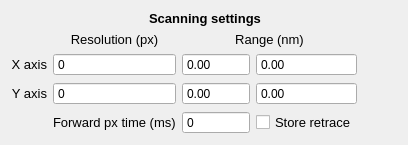
         <widget class="QWidget" name="Confocal">
          <attribute name="title">
           <string>Confocal</string>
          </attribute>
          <layout class="QGridLayout" name="gridLayout_16">
           <item row="0" column="0">
            <layout class="QGridLayout" name="gridLayout_15">
             <item row="4" column="2">
              <widget class="QSpinBox" name="fwpxTimeConf">
               <property name="sizePolicy">
                <sizepolicy hsizetype="Expanding" vsizetype="Fixed">
                 <horstretch>0</horstretch>
                 <verstretch>0</verstretch>
                </sizepolicy>
               </property>
               <property name="buttonSymbols">
                <enum>QAbstractSpinBox::NoButtons</enum>
               </property>
               <property name="accelerated">
                <bool>true</bool>
               </property>
               <property name="keyboardTracking">
                <bool>false</bool>
               </property>
               <property name="maximum">
                <number>5000</number>
               </property>
              </widget>
             </item>
             <item row="4" column="3">
              <widget class="QCheckBox" name="storeRetraceConf">
               <property name="font">
                <font>
                 <pointsize>10</pointsize>
                </font>
               </property>
               <property name="accessibleName">
                <string/>
               </property>
               <property name="inputMethodHints">
                <set>Qt::ImhNone</set>
               </property>
               <property name="text">
                <string>Store retrace</string>
               </property>
              </widget>
             </item>
             <item row="3" column="1">
              <widget class="QSpinBox" name="yResolutionConf">
               <property name="buttonSymbols">
                <enum>QAbstractSpinBox::NoButtons</enum>
               </property>
               <property name="accelerated">
                <bool>true</bool>
               </property>
               <property name="keyboardTracking">
                <bool>false</bool>
               </property>
               <property name="maximum">
                <number>5000</number>
               </property>
              </widget>
             </item>
             <item row="4" column="1">
              <widget class="QLabel" name="label_36">
               <property name="font">
                <font>
                 <pointsize>10</pointsize>
                </font>
               </property>
               <property name="text">
                <string>Forward px time (ms)</string>
               </property>
               <property name="alignment">
                <set>Qt::AlignLeading|Qt::AlignLeft|Qt::AlignVCenter</set>
               </property>
              </widget>
             </item>
             <item row="3" column="0">
              <widget class="QLabel" name="label_38">
               <property name="font">
                <font>
                 <pointsize>10</pointsize>
                </font>
               </property>
               <property name="text">
                <string>Y axis</string>
               </property>
               <property name="alignment">
                <set>Qt::AlignRight|Qt::AlignTrailing|Qt::AlignVCenter</set>
               </property>
              </widget>
             </item>
             <item row="3" column="2">
              <widget class="QDoubleSpinBox" name="yMinRangeConf">
               <property name="sizePolicy">
                <sizepolicy hsizetype="Expanding" vsizetype="Fixed">
                 <horstretch>0</horstretch>
                 <verstretch>0</verstretch>
                </sizepolicy>
               </property>
               <property name="buttonSymbols">
                <enum>QAbstractSpinBox::NoButtons</enum>
               </property>
               <property name="accelerated">
                <bool>true</bool>
               </property>
               <property name="keyboardTracking">
                <bool>false</bool>
               </property>
               <property name="maximum">
                <double>100000.000000000000000</double>
               </property>
              </widget>
             </item>
             <item row="1" column="2" colspan="2">
              <widget class="QLabel" name="label_37">
               <property name="sizePolicy">
                <sizepolicy hsizetype="Preferred" vsizetype="Fixed">
                 <horstretch>0</horstretch>
                 <verstretch>0</verstretch>
                </sizepolicy>
               </property>
               <property name="font">
                <font>
                 <pointsize>10</pointsize>
                </font>
               </property>
               <property name="text">
                <string>Range (nm)</string>
               </property>
               <property name="alignment">
                <set>Qt::AlignCenter</set>
               </property>
              </widget>
             </item>
             <item row="2" column="0">
              <widget class="QLabel" name="label_40">
               <property name="font">
                <font>
                 <pointsize>10</pointsize>
                </font>
               </property>
               <property name="text">
                <string>X axis</string>
               </property>
               <property name="alignment">
                <set>Qt::AlignRight|Qt::AlignTrailing|Qt::AlignVCenter</set>
               </property>
              </widget>
             </item>
             <item row="2" column="1">
              <widget class="QSpinBox" name="xResolutionConf">
               <property name="buttonSymbols">
                <enum>QAbstractSpinBox::NoButtons</enum>
               </property>
               <property name="accelerated">
                <bool>true</bool>
               </property>
               <property name="keyboardTracking">
                <bool>false</bool>
               </property>
               <property name="maximum">
                <number>5000</number>
               </property>
              </widget>
             </item>
             <item row="0" column="1" colspan="3">
              <widget class="QLabel" name="label_39">
               <property name="font">
                <font>
                 <pointsize>10</pointsize>
                 <weight>75</weight>
                 <bold>true</bold>
                </font>
               </property>
               <property name="text">
                <string>Scanning settings</string>
               </property>
               <property name="alignment">
                <set>Qt::AlignCenter</set>
               </property>
              </widget>
             </item>
             <item row="2" column="3">
              <widget class="QDoubleSpinBox" name="xMaxRangeConf">
               <property name="buttonSymbols">
                <enum>QAbstractSpinBox::NoButtons</enum>
               </property>
               <property name="accelerated">
                <bool>true</bool>
               </property>
               <property name="keyboardTracking">
                <bool>false</bool>
               </property>
               <property name="maximum">
                <double>100000.000000000000000</double>
               </property>
              </widget>
             </item>
             <item row="3" column="3">
              <widget class="QDoubleSpinBox" name="yMaxRangeConf">
               <property name="sizePolicy">
                <sizepolicy hsizetype="Expanding" vsizetype="Fixed">
                 <horstretch>0</horstretch>
                 <verstretch>0</verstretch>
                </sizepolicy>
               </property>
               <property name="buttonSymbols">
                <enum>QAbstractSpinBox::NoButtons</enum>
               </property>
               <property name="accelerated">
                <bool>true</bool>
               </property>
               <property name="keyboardTracking">
                <bool>false</bool>
               </property>
               <property name="maximum">
                <double>100000.000000000000000</double>
               </property>
              </widget>
             </item>
             <item row="2" column="2">
              <widget class="QDoubleSpinBox" name="xMinRangeConf">
               <property name="sizePolicy">
                <sizepolicy hsizetype="Expanding" vsizetype="Fixed">
                 <horstretch>0</horstretch>
                 <verstretch>0</verstretch>
                </sizepolicy>
               </property>
               <property name="buttonSymbols">
                <enum>QAbstractSpinBox::NoButtons</enum>
               </property>
               <property name="accelerated">
                <bool>true</bool>
               </property>
               <property name="keyboardTracking">
                <bool>false</bool>
               </property>
               <property name="maximum">
                <double>100000.000000000000000</double>
               </property>
              </widget>
             </item>
             <item row="2" column="4">
              <spacer name="horizontalSpacer_6">
               <property name="orientation">
                <enum>Qt::Horizontal</enum>
               </property>
               <property name="sizeHint" stdset="0">
                <size>
                 <width>40</width>
                 <height>20</height>
                </size>
               </property>
              </spacer>
             </item>
             <item row="1" column="1">
              <widget class="QLabel" name="label_41">
               <property name="sizePolicy">
                <sizepolicy hsizetype="Preferred" vsizetype="Fixed">
                 <horstretch>0</horstretch>
                 <verstretch>0</verstretch>
                </sizepolicy>
               </property>
               <property name="font">
                <font>
                 <pointsize>10</pointsize>
                </font>
               </property>
               <property name="text">
                <string>Resolution (px)</string>
               </property>
               <property name="alignment">
                <set>Qt::AlignCenter</set>
               </property>
              </widget>
             </item>
             <item row="5" column="2">
              <spacer name="verticalSpacer">
               <property name="orientation">
                <enum>Qt::Vertical</enum>
               </property>
               <property name="sizeType">
                <enum>QSizePolicy::MinimumExpanding</enum>
               </property>
               <property name="sizeHint" stdset="0">
                <size>
                 <width>20</width>
                 <height>0</height>
                </size>
               </property>
              </spacer>
             </item>
            </layout>
           </item>
          </layout>
         </widget>
